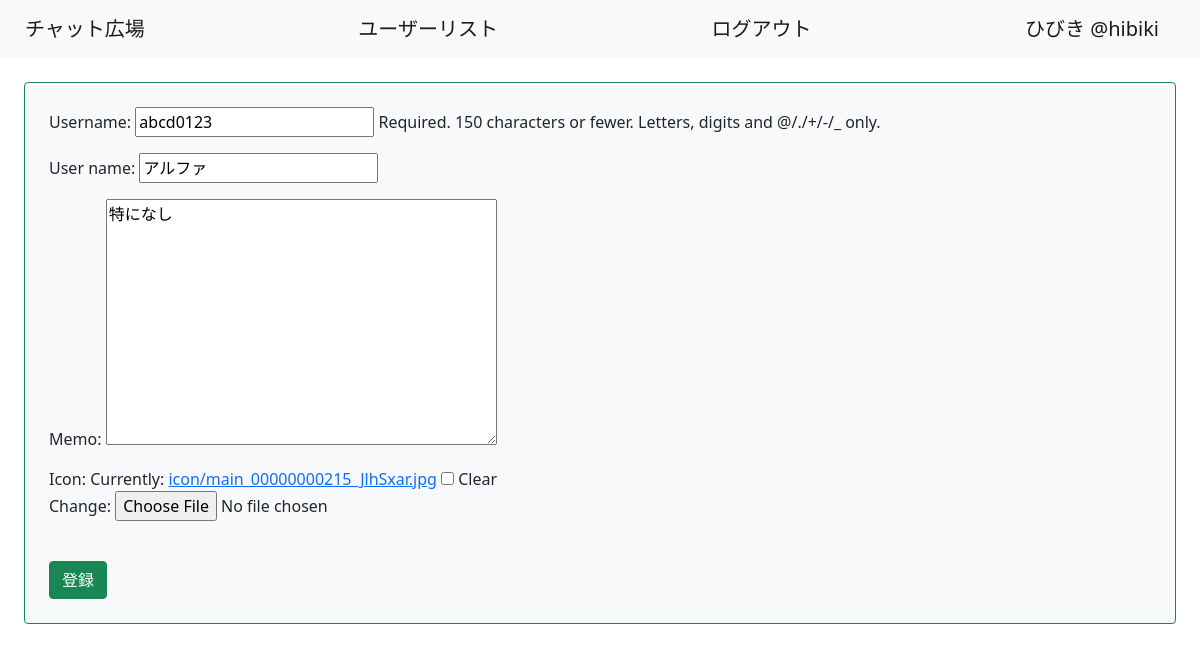
The app's page /user/8/update (signed in) with its own data.
### chatrooms/models.py (models this page shows)
class CustomUser(AbstractUser):
    user_name = models.CharField(max_length=100, default="no name")
    memo = models.TextField()
    created_at = models.DateTimeField(auto_now_add=True)
    icon = models.ImageField(upload_to='icon', height_field=None, width_field=None, blank=True, max_length=100, default=False)
    icon_changed = models.DateTimeField(blank=True, auto_now=True)
    def __str__(self):
        return self.user_name
    REQUIRED_FIELDS = ["user_name","memo"]
    groups = None
    user_permissions = None
    last_login = None
    first_name = None
    last_name = None
    email_address = None
    date_joined = None

### chatrooms/views/user.py (the view)
# urls.py: path('user/<int:pk>/update', user.UserUpdateView.as_view(), name='uu'),
class UserUpdateView(LoginRequiredMixin, UpdateView):
    template_name = 'user/update.html'
    model = models.CustomUser
    fields = ['username', 'user_name', 'memo', 'icon']
    success_url = reverse_lazy('mp')
    def get_context_data(self, **kwargs):
       context=super().get_context_data()
       print(context)
       return context

### templates/user/update.html (shortened to what this page needs)
{% extends 'base.html' %}
{% block content %}
  <form method="post" enctype="multipart/form-data" class="p-4 m-4 bg-light border border-success rounded form-group">
    {{ form.as_p }}
    <button type="submit" class="btn btn-success mt-4">登録</button>
  </form>
</body>
{% endblock %}

### templates/base.html (shortened to what this page needs)
<!doctype html>
<html lang="en">
  <head>
    <link href="https://cdn.jsdelivr.net/npm/bootstrap@5.0.2/dist/css/bootstrap.min.css" rel="stylesheet">
  </head>
  <body>
    <nav class="navbar navbar-light bg-light">
        <div class="container-fluid">
          <a class="navbar-brand btn" href={% url 'rl' %}>チャット広場</a>
          <a class="navbar-brand btn" href={% url 'ul' %}>ユーザーリスト</a>
          {%if user.is_authenticated%}
          <a class="navbar-brand btn" href={% url 'lo' %}>ログアウト</a>
          <a class="navbar-brand btn" href={% url 'mp' %}>{{user.user_name}} @{{ user.username}}</a>
          {%else%}
          <a class="navbar-brand btn" href={% url 'li' %}>ログイン</a>
          {%endif%}
        </div>
      </nav>
      {% block content %}{% endblock content %}
  </body>
</html>

### records on screen
CustomUser: user_name "ひびき", username "hibiki"
CustomUser: username "abcd0123", user_name "アルファ", memo "特になし"
